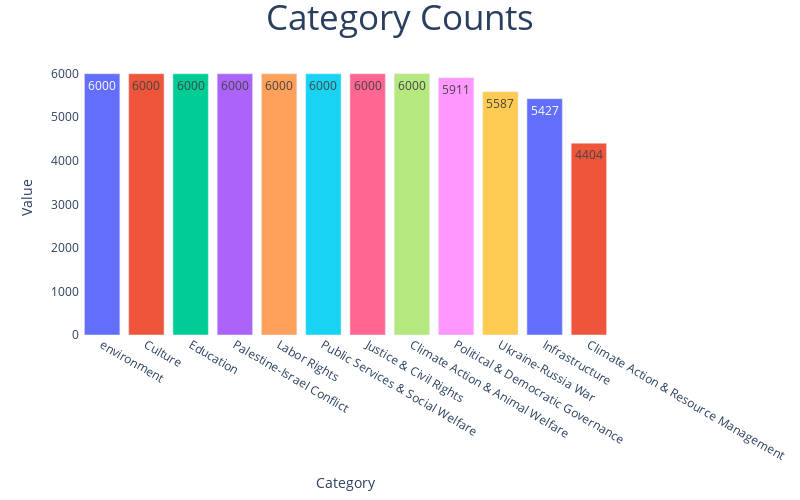

The notebook cell saved with this chart:
### Code cell
fig = px.bar(x=dataset["class"].value_counts().index,y=dataset["class"].value_counts(),color=dataset["class"].value_counts().index,text=dataset["class"].value_counts())
fig.update_traces(hovertemplate="Category:'%{x}' Counted: %{y}")
fig.update_layout(title={"text":"Category Counts","x":0.5,"font":{"size":35}},xaxis={"title":"Category","showgrid":False},yaxis={"title":"Value","showgrid":False},plot_bgcolor="white",width=800,height=500,showlegend=False)
iplot(fig)

### Figure 1 — Plotly figure (JSON) as saved in the notebook; plotly's stock layout.template omitted (floating-point values rounded to 4 significant figures)
{"data": [{"hovertemplate": "Category:'%{x}' Counted: %{y}", "legendgroup": "environment", "marker": {"color": "#636efa", "pattern": {"shape": ""}}, "name": "environment", "orientation": "v", "showlegend": true, "text": [6000.0], "textposition": "auto", "type": "bar", "x": ["environment"], "xaxis": "x", "y": [6000], "yaxis": "y"}, {"hovertemplate": "Category:'%{x}' Counted: %{y}", "legendgroup": "Culture", "marker": {"color": "#EF553B", "pattern": {"shape": ""}}, "name": "Culture", "orientation": "v", "showlegend": true, "text": [6000.0], "textposition": "auto", "type": "bar", "x": ["Culture"], "xaxis": "x", "y": [6000], "yaxis": "y"}, {"hovertemplate": "Category:'%{x}' Counted: %{y}", "legendgroup": "Education", "marker": {"color": "#00cc96", "pattern": {"shape": ""}}, "name": "Education", "orientation": "v", "showlegend": true, "text": [6000.0], "textposition": "auto", "type": "bar", "x": ["Education"], "xaxis": "x", "y": [6000], "yaxis": "y"}, {"hovertemplate": "Category:'%{x}' Counted: %{y}", "legendgroup": "Palestine-Israel Conflict", "marker": {"color": "#ab63fa", "pattern": {"shape": ""}}, "name": "Palestine-Israel Conflict", "orientation": "v", "showlegend": true, "text": [6000.0], "textposition": "auto", "type": "bar", "x": ["Palestine-Israel Conflict"], "xaxis": "x", "y": [6000], "yaxis": "y"}, {"hovertemplate": "Category:'%{x}' Counted: %{y}", "legendgroup": "Labor Rights", "marker": {"color": "#FFA15A", "pattern": {"shape": ""}}, "name": "Labor Rights", "orientation": "v", "showlegend": true, "text": [6000.0], "textposition": "auto", "type": "bar", "x": ["Labor Rights"], "xaxis": "x", "y": [6000], "yaxis": "y"}, {"hovertemplate": "Category:'%{x}' Counted: %{y}", "legendgroup": "Public Services & Social Welfare", "marker": {"color": "#19d3f3", "pattern": {"shape": ""}}, "name": "Public Services & Social Welfare", "orientation": "v", "showlegend": true, "text": [6000.0], "textposition": "auto", "type": "bar", "x": ["Public Services & Social Welfare"], "xaxis": "x", "y": [6000], "yaxis": "y"}, {"hovertemplate": "Category:'%{x}' Counted: %{y}", "legendgroup": "Justice & Civil Rights", "marker": {"color": "#FF6692", "pattern": {"shape": ""}}, "name": "Justice & Civil Rights", "orientation": "v", "showlegend": true, "text": [6000.0], "textposition": "auto", "type": "bar", "x": ["Justice & Civil Rights"], "xaxis": "x", "y": [6000], "yaxis": "y"}, {"hovertemplate": "Category:'%{x}' Counted: %{y}", "legendgroup": "Climate Action & Animal Welfare", "marker": {"color": "#B6E880", "pattern": {"shape": ""}}, "name": "Climate Action & Animal Welfare", "orientation": "v", "showlegend": true, "text": [6000.0], "textposition": "auto", "type": "bar", "x": ["Climate Action & Animal Welfare"], "xaxis": "x", "y": [6000], "yaxis": "y"}, {"hovertemplate": "Category:'%{x}' Counted: %{y}", "legendgroup": "Political & Democratic Governance", "marker": {"color": "#FF97FF", "pattern": {"shape": ""}}, "name": "Political & Democratic Governance", "orientation": "v", "showlegend": true, "text": [5911.0], "textposition": "auto", "type": "bar", "x": ["Political & Democratic Governance"], "xaxis": "x", "y": [5911], "yaxis": "y"}, {"hovertemplate": "Category:'%{x}' Counted: %{y}", "legendgroup": "Ukraine-Russia War", "marker": {"color": "#FECB52", "pattern": {"shape": ""}}, "name": "Ukraine-Russia War", "orientation": "v", "showlegend": true, "text": [5587.0], "textposition": "auto", "type": "bar", "x": ["Ukraine-Russia War"], "xaxis": "x", "y": [5587], "yaxis": "y"}, {"hovertemplate": "Category:'%{x}' Counted: %{y}", "legendgroup": "Infrastructure", "marker": {"color": "#636efa", "pattern": {"shape": ""}}, "name": "Infrastructure", "orientation": "v", "showlegend": true, "text": [5427.0], "textposition": "auto", "type": "bar", "x": ["Infrastructure"], "xaxis": "x", "y": [5427], "yaxis": "y"}, {"hovertemplate": "Category:'%{x}' Counted: %{y}", "legendgroup": "Climate Action & Resource Management", "marker": {"color": "#EF553B", "pattern": {"shape": ""}}, "name": "Climate Action & Resource Management", "orientation": "v", "showlegend": true, "text": [4404.0], "textposition": "auto", "type": "bar", "x": ["Climate Action & Resource Management"], "xaxis": "x", "y": [4404], "yaxis": "y"}], "layout": {"barmode": "relative", "height": 500, "legend": {"title": {"text": "color"}, "tracegroupgap": 0}, "margin": {"t": 60}, "plot_bgcolor": "white", "showlegend": false, "title": {"font": {"size": 35}, "text": "Category Counts", "x": 0.5}, "width": 800, "xaxis": {"anchor": "y", "domain": [0, 1], "showgrid": false, "title": {"text": "Category"}}, "yaxis": {"anchor": "x", "domain": [0, 1], "showgrid": false, "title": {"text": "Value"}}}}
